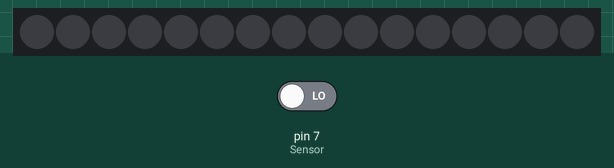
The sketch below on a simulated Arduino Uno, built with avr-gcc and run on an emulated ATmega328P. On the bench: 16 RGB LEDs in strip order, left to right. The inputs (shaded band) are chosen by the test bench; at power-on: pin 7 (Sensor) LOW. Dim RGB values are drawn brighter than linear.

Above: at 1.2 s.
1.3 s: pin 7 (Sensor) driven HIGH
At 1.36 s:
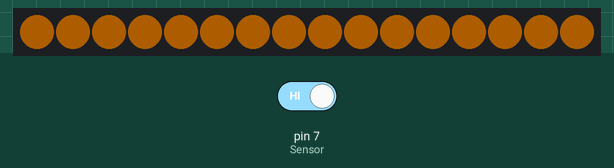
3.0 s: pin 7 (Sensor) driven LOW
At 4.1 s:
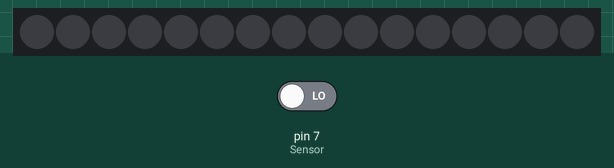
Timing chart, 0 to 6.0 s (numbered marks = the images above; inputs shaded):
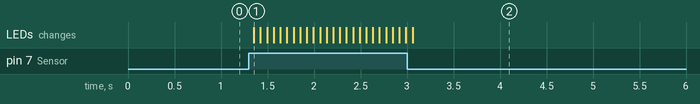

The sketch:

BreathingLight_single.ino
```cpp
// (licence header left out)
#ifdef __AVR__
  #include <avr/power.h>
#endif

#include "LED_Mode.h"

#define PIN 6
#define Sensor 7
#define Sensor_PW 2    //connect via Pin 2 or 3.3V pin

#define LED_AMOUNT 16

int SensorRead = 1;
LED_Mode st = LED_Mode(PIN,LED_AMOUNT, 0);

void setup()
{
  Serial.begin(9600);
  pinMode(Sensor, INPUT);
  pinMode(Sensor_PW, OUTPUT);
  digitalWrite(Sensor_PW, HIGH);
  st.set_wait(70);      //arduino_1 & 3
  //st.set_wait(90);    //arduino_2
}

void loop()
{
  SensorRead = digitalRead(Sensor);
  if(SensorRead==1){
    st.set_mode(1);        //arduino_1
    //st.set_mode(2);      //arduino_2
    //st.set_mode(3);      //arduino_3
  }
  else{
    st.set_mode(0);
  }

//Serial Multi-mode
/***********************************
  if(Serial.available())
  {
    char val = Serial.read();
    if(val == '1')
    {
      st.set_wait(70);
			st.set_mode(1);
    }
		else if(val == '2')
		{
      st.set_wait(90);
			st.set_mode(2);
		}
		else if(val == '3')
		{
      st.set_wait(70);
			st.set_mode(3);
		}
    else if(val == '4')
    {
      st.set_mode(0);
    }
  }
***********************************/
  st.run();
  delay(1);
}
```

LED_Mode.cpp
```cpp
// (licence header left out)
#include <Adafruit_NeoPixel.h>
#include "LED_Mode.h"

LED_Mode::LED_Mode(int pin, int LED_amount, int mode)
{
    strip.setPin(pin);
    strip.updateLength(LED_amount);
    _led_amount = LED_amount;
    _last = millis();
    _mode = mode;
    _pmode = mode;
    _max_step = (_mode==2)? LED_amount+10: LED_amount;
    strip.begin();
}

void LED_Mode::set_step(int step)
{

    if (_mode == 1)
        set_step_1(step);
    else if (_mode == 2)
        set_step_2(step);
    else if (_mode == 3)
        set_step_3(step);
    else
        set_step_0();

    strip.show();
}

void LED_Mode::set_step_0()
{
    for(int i=0;i<strip.numPixels();i++)
    {
        strip.setPixelColor(i, strip.Color(0, 0, 0));
    }
}

void LED_Mode::set_step_1(int step)
{
    int n=_led_amount;
    brightness = abs(20-step)*2.5;
    for(int i=0;i<n;i++)
    {
        strip.setBrightness(brightness);
        strip.setPixelColor(i, strip.Color(red, green, blue));
    }
}

void LED_Mode::set_step_2(int step)
{
    strip.setBrightness(50);
    int n = _led_amount+10;
    for(int j=0;j<n;j++)
    {
        int k = (step+j)%n;
        if (j <= 5)
            strip.setPixelColor(k, red/(7-j), green/(7-j), blue);
        else if (j <= 10)
            strip.setPixelColor(k, red, green, blue);
        else
            strip.setPixelColor(k, 0, 0, 0);
    }
}

void LED_Mode::set_step_3(int step)
{
	strip.setBrightness(50);
	int n = _led_amount/2;
    for (int j = 0; j < 2*n; ++j)
    {
        int k = abs(n-(step+j)%(2*n));
        int red = (red_2*k+red_1*(n-k))/n;
        int green = (green_2*k+green_1*(n-k))/n;
        int blue = (blue_2*k+blue_1*(n-k))/n;
        strip.setPixelColor(j, strip.Color(red, green, blue));
    }
}

void LED_Mode::run() {
    unsigned long now = millis();
    if (now - _last > _wait) {
        _step = (_step+1) % _max_step;
        if (_pmode!=_mode){
          _step=0;
          _pmode = _mode;
        }
        set_step(_step);
        _last = now;
    }
}
```

LED_Mode.h
```cpp
// (licence header left out)
#ifndef LED_MODE_H
#define LED_MODE_H

#include "Adafruit_NeoPixel.h"

class LED_Mode
{
	public:

		Adafruit_NeoPixel strip = Adafruit_NeoPixel();
		LED_Mode(int, int, int);

		    void set_wait(int wait) { _wait = wait; }
        void set_mode(int mode) {
          _mode = mode;
          if (mode==2) set_max_step(_led_amount+10);
          else set_max_step(_led_amount);
         }
        void set_max_step(int max_step) { _max_step = max_step; }
        void set_step(int);
        void set_step_0();
        void set_step_1(int);
        void set_step_2(int);
        void set_step_3(int);
        void run();

	private:
        int _mode = 0;
        int _pmode = 0;
		    int _led_amount = 1;
		    int brightness = 0;
		    int fadeAmount = 1;
        int _step = 0;
        int _wait = 100;
        int _max_step = 0;
        unsigned long _last;

		const int red=255, green=140, blue=0;
		const int red_1 = 0, green_1 = 0, blue_1 = 255;
		const int red_2 = 160, green_2 = 32, blue_2 = 240;

};

#endif
```

Measured:
- after the input at 1.3 s, the LEDs: change after 0.05 s (image 1)
- after the input at 3.0 s, the LEDs: change after 0.06 s (image 2)
